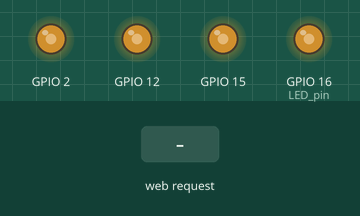
Simulated run of this sketch. Board: ESP8266 (NodeMCU). On the bench: output pins drawn as LEDs (lit = HIGH). Inputs (shaded band) come from the test bench. WiFi joins after 1.5 s; servers stay silent unless stated; what the sketch prints to the serial monitor is not drawn.

Above: at 2.7 s.
2.8 s: HTTP request GET /half received
At 3.2 s:
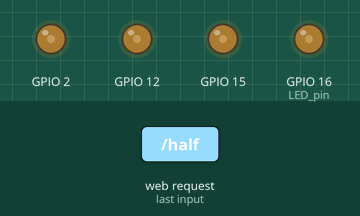
4.3 s: HTTP request GET /zero received
At 5.5 s:
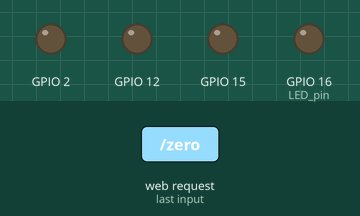
5.8 s: HTTP request GET /full received
At 6.7 s:
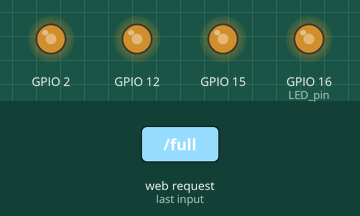
Timing chart, 0 to 8.8 s (numbered marks = the images above; inputs shaded):
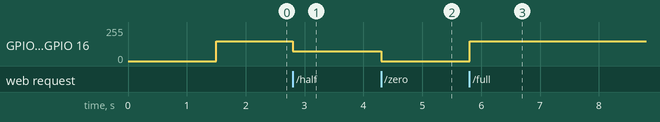

The sketch:

streetlampIoT.ino
```cpp
#include <ESP8266WiFi.h>

const char* ssid = "shadow";
const char* password = "shadow15@!";

IPAddress staticIP(192,168,0,107);
IPAddress gateway(192,168,0,1);
IPAddress subnet(255,255,255,0);

WiFiServer server(8080);

// 변수 지정
int LED_pin = 16;
int turn_on = 0;
int turn_off = 1;

void setup() {
  Serial.begin(115200);

  WiFi.config(staticIP, gateway ,subnet);
  WiFi.begin(ssid, password);

  while (WiFi.status() != WL_CONNECTED) {
    delay(500);
    Serial.print(".");
  }
  Serial.println("");
  Serial.println("WiFi connected");

  // Start the server
  server.begin();

  analogWrite(2, 150);
  analogWrite(12, 150);
  analogWrite(15, 150);
  analogWrite(16, 150);
}

void loop() {
  // Check if a client has connected
  Serial.println(WiFi.localIP());
  WiFiClient client = server.available();
  if (!client) {
    return;
  }

  // Wait until the client sends some data
  Serial.println("new client");
  /*while(!client.available()){
    delay(1);
  }*/

  // Read the first line of the request
  String request = client.readStringUntil('\r');
  Serial.println(request);
  client.flush();

  // Match the request
  if (request.indexOf("/full") != -1)  {
    analogWrite(2, 150);
    analogWrite(12, 150);
    analogWrite(15, 150);
    analogWrite(16, 150);
  }
  if (request.indexOf("/half") != -1)  {
    analogWrite(2, 75);
    analogWrite(12, 75);
    analogWrite(15, 75);
    analogWrite(16, 75);
  }
  if (request.indexOf("/zero") != -1)  {
    analogWrite(2, 0);
    analogWrite(12, 0);
    analogWrite(15, 0);
    analogWrite(16, 0);
  }

  // Return the response
  client.println("HTTP/1.1 200 OK");
  client.println("Content-Type: text/html");
  client.println(""); //  do not forget this one
  client.println("<!DOCTYPE HTML>");
  client.println("<html>");
  client.println("<br><br>");
  client.println("</html>");

  delay(1);
  Serial.println("Client disonnected");
  Serial.println("");

}
```

Measured:
- after the input at 2.8 s, GPIO 2, GPIO 12, GPIO 15, GPIO 16 (LED_pin): 150/255 → 75/255 at once
- after the input at 4.3 s, GPIO 2, GPIO 12, GPIO 15, GPIO 16 (LED_pin): 75/255 → 0/255 at once
- after the input at 5.8 s, GPIO 2, GPIO 12, GPIO 15, GPIO 16 (LED_pin): 0/255 → 150/255 at once
